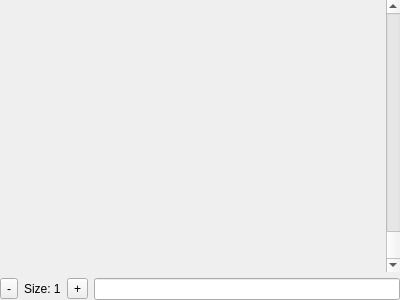
<?xml version="1.0" encoding="UTF-8"?>
<ui version="4.0">
 <class>VisualizedInstrumentMacroEditor</class>
 <widget class="QWidget" name="VisualizedInstrumentMacroEditor">
  <property name="geometry">
   <rect>
    <x>0</x>
    <y>0</y>
    <width>400</width>
    <height>300</height>
   </rect>
  </property>
  <property name="windowTitle">
   <string>Form</string>
  </property>
  <layout class="QGridLayout" name="gridLayout">
   <property name="leftMargin">
    <number>0</number>
   </property>
   <property name="topMargin">
    <number>0</number>
   </property>
   <property name="rightMargin">
    <number>0</number>
   </property>
   <property name="bottomMargin">
    <number>0</number>
   </property>
   <item row="1" column="0" colspan="4">
    <layout class="QHBoxLayout" name="horizontalLayout">
     <property name="spacing">
      <number>0</number>
     </property>
     <item>
      <widget class="QWidget" name="panel" native="true"/>
     </item>
     <item>
      <widget class="QScrollBar" name="verticalScrollBar">
       <property name="orientation">
        <enum>Qt::Vertical</enum>
       </property>
       <property name="invertedAppearance">
        <bool>true</bool>
       </property>
       <property name="invertedControls">
        <bool>false</bool>
       </property>
      </widget>
     </item>
    </layout>
   </item>
   <item row="2" column="0">
    <widget class="QToolButton" name="colDecrToolButton">
     <property name="text">
      <string>-</string>
     </property>
    </widget>
   </item>
   <item row="2" column="2">
    <widget class="QToolButton" name="colIncrToolButton">
     <property name="text">
      <string>+</string>
     </property>
    </widget>
   </item>
   <item row="2" column="1">
    <widget class="QLabel" name="colSizeLabel">
     <property name="text">
      <string>Size: 1</string>
     </property>
    </widget>
   </item>
   <item row="2" column="3">
    <widget class="QLineEdit" name="lineEdit"/>
   </item>
  </layout>
 </widget>
 <resources/>
 <connections/>
</ui>
